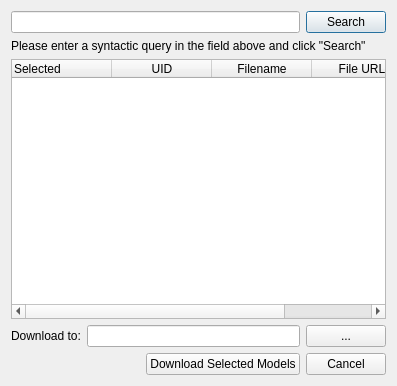
<?xml version="1.0" encoding="UTF-8"?>
<ui version="4.0">
 <class>DownloadObjectDialog</class>
 <widget class="QDialog" name="DownloadObjectDialog">
  <property name="geometry">
   <rect>
    <x>0</x>
    <y>0</y>
    <width>397</width>
    <height>386</height>
   </rect>
  </property>
  <property name="windowTitle">
   <string>Object Model Download</string>
  </property>
  <layout class="QVBoxLayout" name="verticalLayout">
   <item>
    <layout class="QHBoxLayout" name="horizontalLayout">
     <item>
      <widget class="QLineEdit" name="searchEdit"/>
     </item>
     <item>
      <widget class="QPushButton" name="searchButton">
       <property name="text">
        <string>Search</string>
       </property>
      </widget>
     </item>
    </layout>
   </item>
   <item>
    <widget class="QLabel" name="queryFeedbackLbl">
     <property name="text">
      <string>Please enter a syntactic query in the field above and click &quot;Search&quot;</string>
     </property>
    </widget>
   </item>
   <item>
    <widget class="QTableWidget" name="resultsTableWidget">
     <property name="editTriggers">
      <set>QAbstractItemView::NoEditTriggers</set>
     </property>
     <property name="columnCount">
      <number>4</number>
     </property>
     <column>
      <property name="text">
       <string>Selected</string>
      </property>
      <property name="textAlignment">
       <set>AlignLeft|AlignVCenter</set>
      </property>
     </column>
     <column>
      <property name="text">
       <string>UID</string>
      </property>
     </column>
     <column>
      <property name="text">
       <string>Filename</string>
      </property>
     </column>
     <column>
      <property name="text">
       <string>File URL</string>
      </property>
     </column>
    </widget>
   </item>
   <item>
    <layout class="QHBoxLayout" name="horizontalLayout_3">
     <item>
      <widget class="QLabel" name="label">
       <property name="text">
        <string>Download to:</string>
       </property>
      </widget>
     </item>
     <item>
      <widget class="QLineEdit" name="downloadDirEdit"/>
     </item>
     <item>
      <widget class="QPushButton" name="chooseDownloadDirButton">
       <property name="text">
        <string>...</string>
       </property>
      </widget>
     </item>
    </layout>
   </item>
   <item>
    <layout class="QHBoxLayout" name="horizontalLayout_2">
     <item>
      <spacer name="horizontalSpacer">
       <property name="orientation">
        <enum>Qt::Horizontal</enum>
       </property>
       <property name="sizeHint" stdset="0">
        <size>
         <width>40</width>
         <height>20</height>
        </size>
       </property>
      </spacer>
     </item>
     <item>
      <widget class="QPushButton" name="downloadButton">
       <property name="text">
        <string>Download Selected Models</string>
       </property>
      </widget>
     </item>
     <item>
      <widget class="QPushButton" name="cancelButton">
       <property name="text">
        <string>Cancel</string>
       </property>
      </widget>
     </item>
    </layout>
   </item>
  </layout>
 </widget>
 <resources/>
 <connections/>
</ui>
